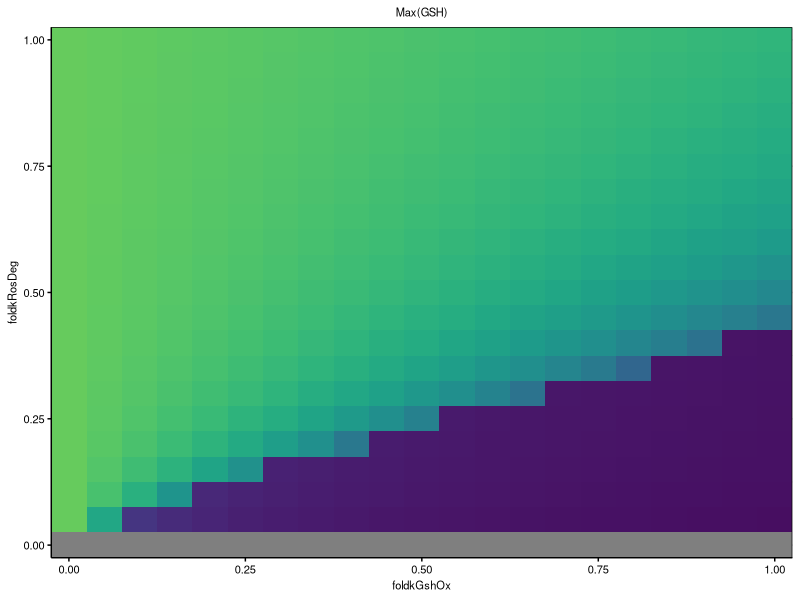
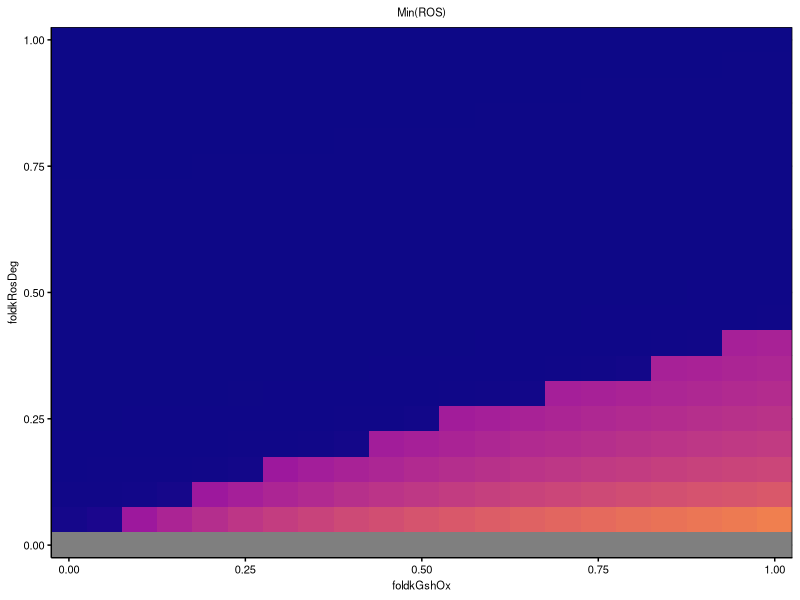
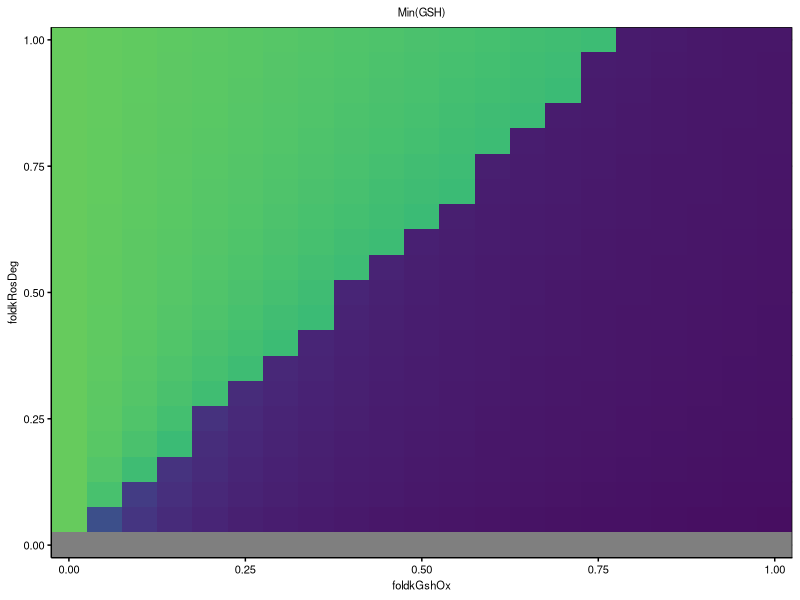
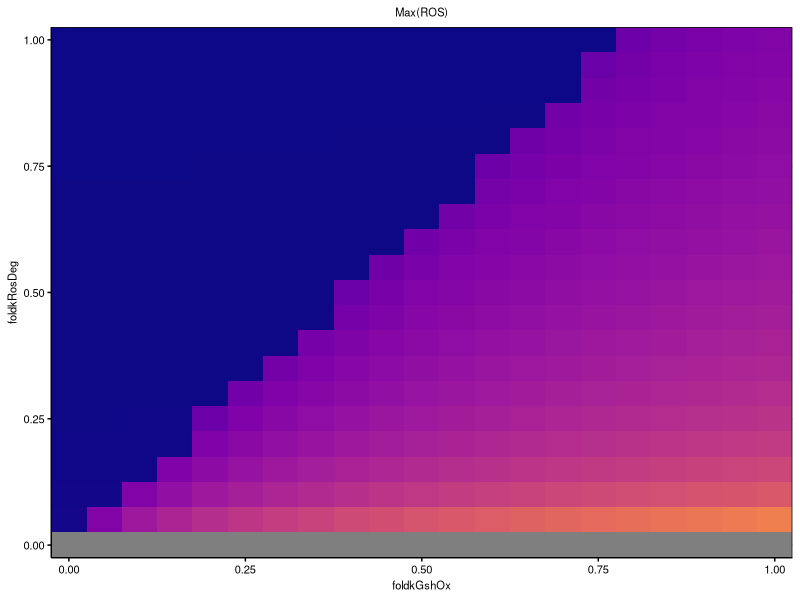
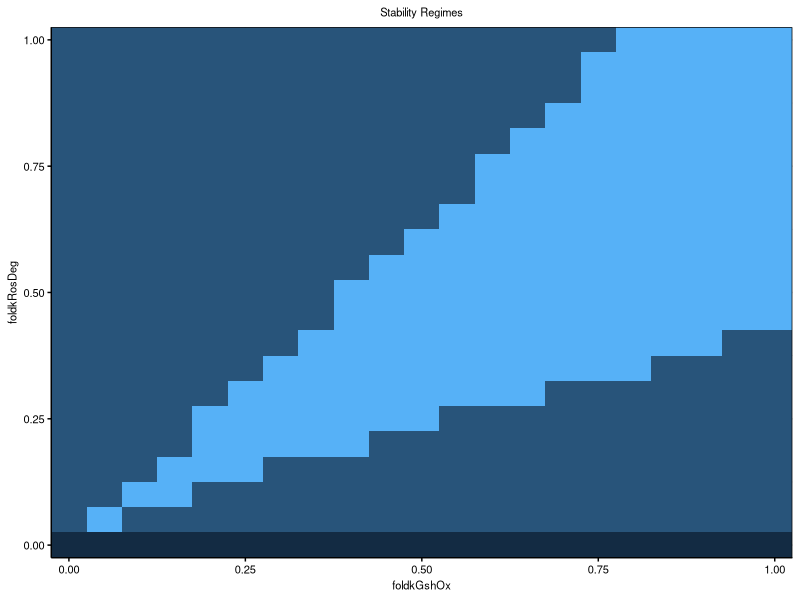
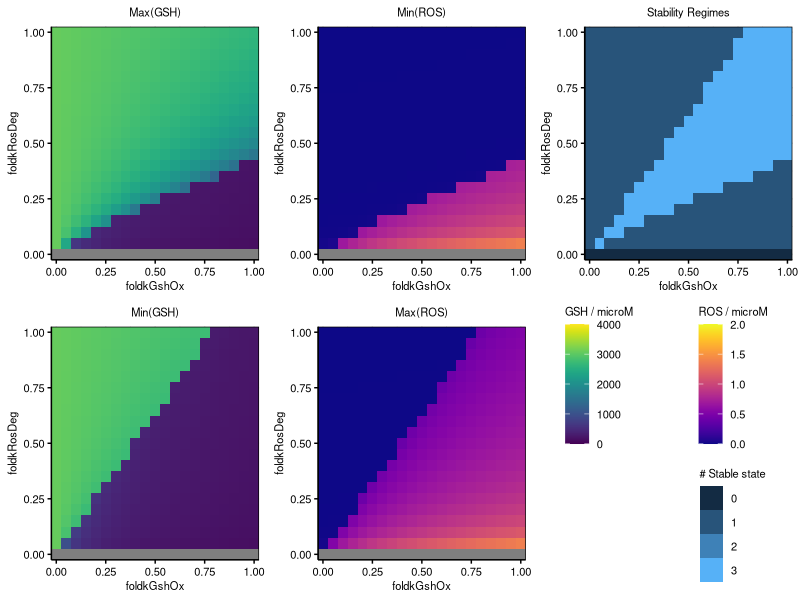

Here is the R script that generated these plots, in order:
##### read data
#### set working directory
# setwd("D:/Lab_SHC_files/ROS_model/008_afterChiaChouMod/003_fig3")

#### read data
sol <- read.table("ROS_v6_BifurcationGshRosFeedback_solve_1_out.txt", header = TRUE, sep = "\t") 

#### make numeric key data
sol$gshmax <- as.numeric(sol$gshmax)
sol$gshmin <- as.numeric(sol$gshmin)
sol$rosmax <- as.numeric(sol$rosmax)
sol$rosmin <- as.numeric(sol$rosmin)

##### libraries
library("ggplot2")
library("cowplot")
library("viridis")

##### plot themes
gtheme <- theme(
	axis.line = element_line(color = "black"), 
	axis.ticks = element_line(color = "black"), 
	axis.text = element_text(color = "black", size = 8), 
	axis.title = element_text(color = "black", size = 8), 
	legend.key = element_rect(fill = "white"), 
	legend.text = element_text(color = "black", size = 8), 
	legend.title = element_text(color = "black", size = 8), 
	panel.grid.major = element_line(color = "grey"), 
	panel.grid.minor = element_line(color = "grey"), 
	panel.background = element_rect(fill = "white"), 
	panel.border = element_rect(fill = NA, color = "black"), 
	plot.title = element_text(color = "black", size = 8, hjust = 0.5),
	strip.background = element_rect(colour = "black", fill = "white"),
	strip.text.x = element_text(color = "black", size = 8),
	strip.text.y = element_text(color = "black", size = 8))

##### plot
#### high GSH, low ROS
### GSH
p1a <- ggplot(data = sol, aes(x = foldkGshOx, y = foldkRosDeg, fill = gshmax)) 
p1b <- p1a + geom_tile()
p1c <- p1b + scale_x_continuous(name = "foldkGshOx", expand = c(0, 0)) + scale_y_continuous(expand = c(0, 0), name = "foldkRosDeg") + scale_fill_viridis(name = "GSH / microM", limits = c(0, 4000))
p1d <- p1c + gtheme + labs(title = "Max(GSH)")
p1e <- p1d + theme(legend.position = "none")
p1e

leg1 <- get_legend(p1d)

### ROS
p2a <- ggplot(data = sol, aes(x = foldkGshOx, y = foldkRosDeg, fill = rosmin)) 
p2b <- p2a + geom_tile()
p2c <- p2b + scale_x_continuous(name = "foldkGshOx", expand = c(0, 0)) + scale_y_continuous(expand = c(0, 0), name = "foldkRosDeg") + scale_fill_viridis(name = "ROS / microM", limits = c(0, 2), option = "plasma")
p2d <- p2c + gtheme + labs(title = "Min(ROS)")
p2e <- p2d + theme(legend.position = "none")
p2e

leg2 <- get_legend(p2d)

#### low GSH, high ROS
### GSH
p3a <- ggplot(data = sol, aes(x = foldkGshOx, y = foldkRosDeg, fill = gshmin)) 
p3b <- p3a + geom_tile()
p3c <- p3b + scale_x_continuous(name = "foldkGshOx", expand = c(0, 0)) + scale_y_continuous(expand = c(0, 0), name = "foldkRosDeg") + scale_fill_viridis(name = "GSH / microM", limits = c(0, 4000))
p3d <- p3c + gtheme + labs(title = "Min(GSH)")
p3e <- p3d + theme(legend.position = "none")
p3e

### ROS
p4a <- ggplot(data = sol, aes(x = foldkGshOx, y = foldkRosDeg, fill = rosmax)) 
p4b <- p4a + geom_tile()
p4c <- p4b + scale_x_continuous(name = "foldkGshOx", expand = c(0, 0)) + scale_y_continuous(expand = c(0, 0), name = "foldkRosDeg") + scale_fill_viridis(name = "ROS / microM", limits = c(0, 2), option = "plasma")
p4d <- p4c + gtheme + labs(title = "Max(ROS)")
p4e <- p4d + theme(legend.position = "none")
p4e

#### number of stable state
p5a <- ggplot(data = sol, aes(x = foldkGshOx, y = foldkRosDeg, fill = nStableState)) 
p5b <- p5a + geom_tile()
p5c <- p5b + scale_x_continuous(name = "foldkGshOx", expand = c(0, 0)) + scale_y_continuous(expand = c(0, 0), name = "foldkRosDeg") + scale_fill_gradient(name = "# Stable state", guide = "legend", limits = c(0, 3))
p5d <- p5c + gtheme + labs(title = "Stability Regimes")
p5e <- p5d + theme(legend.position = "none")
p5e

leg3 <- get_legend(p5d)

#### assemble subplots
ap1a <- plot_grid(p1e, p2e, p5e, nrow = 1)
ap1b <- plot_grid(leg1, leg2, NULL, leg3)
ap1c <- plot_grid(p3e, p4e, ap1b, nrow = 1)
ap1d <- plot_grid(ap1a, ap1c, ncol = 1)
ap1d

ggsave2("ROS_v6_BifurcationGshRosFeedback_solve_1.pdf", width = 5.4, height = 3.6, units = "in")
